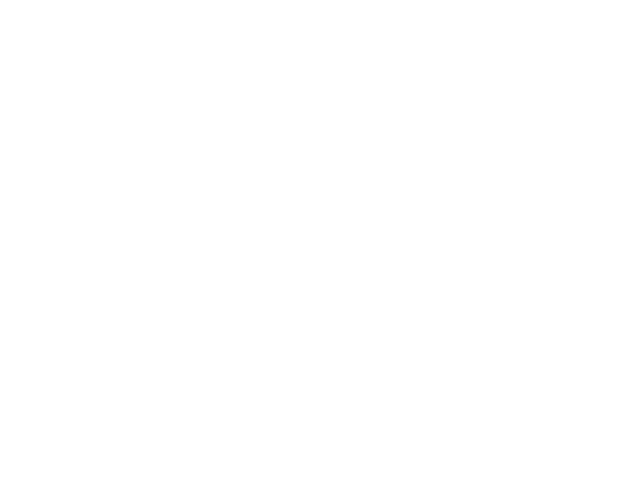
Frame 1 (no input)
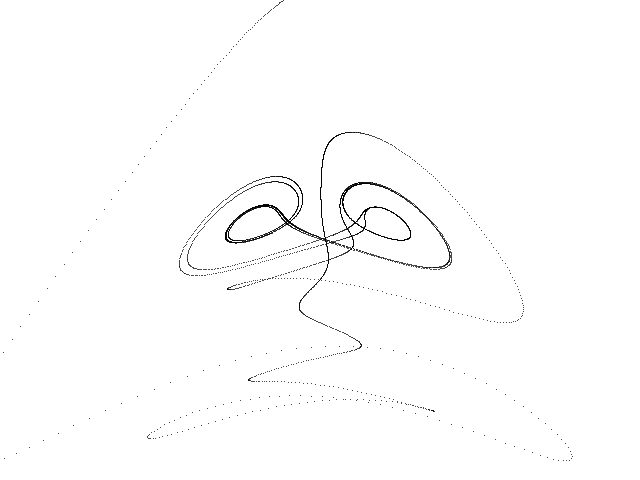
Frame 60 (the mouse pressed at the canvas centre just before this capture)
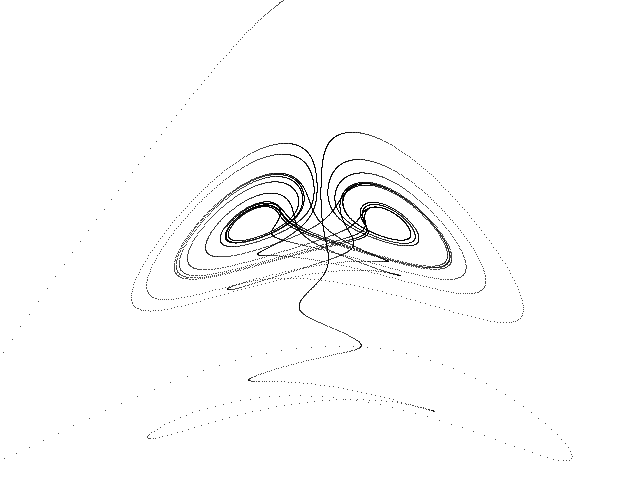
Frame 120 (the mouse held since frame 60 and released just before this capture)

The Processing sketch that drew these frames (run headless with seeded random() and noise(); from frame 60 on, the mouse is pressed at the canvas centre):

// Processing sketch: Qi_Chen
// ── Qi_Chen.pde
// Qi-Chen chaotic attractor //

  float x = 3.0;
  float y = -4.0;
  float z = 3.0;
  float dt = 0.0005;
  float a = 38.0;
  float b = 8.0 / 3.0;
  float c = 80.0;


void setup() {
  
  size(640, 480);
  background(255);
  
}

void draw() {
  
  for (int i=0; i<100; i++) {
    
    float nx = x;
    float ny = y;
    float nz = z;
        
    x = nx + dt * (a * (ny - nx) + ny * nz);
    y = ny + dt * (c * nx + ny - nx * nz);
    z = nz + dt * (nx * ny - b * nz);
  
    point(320 + (2.5 * x), -20 + (3 * z));
        
  }

}
